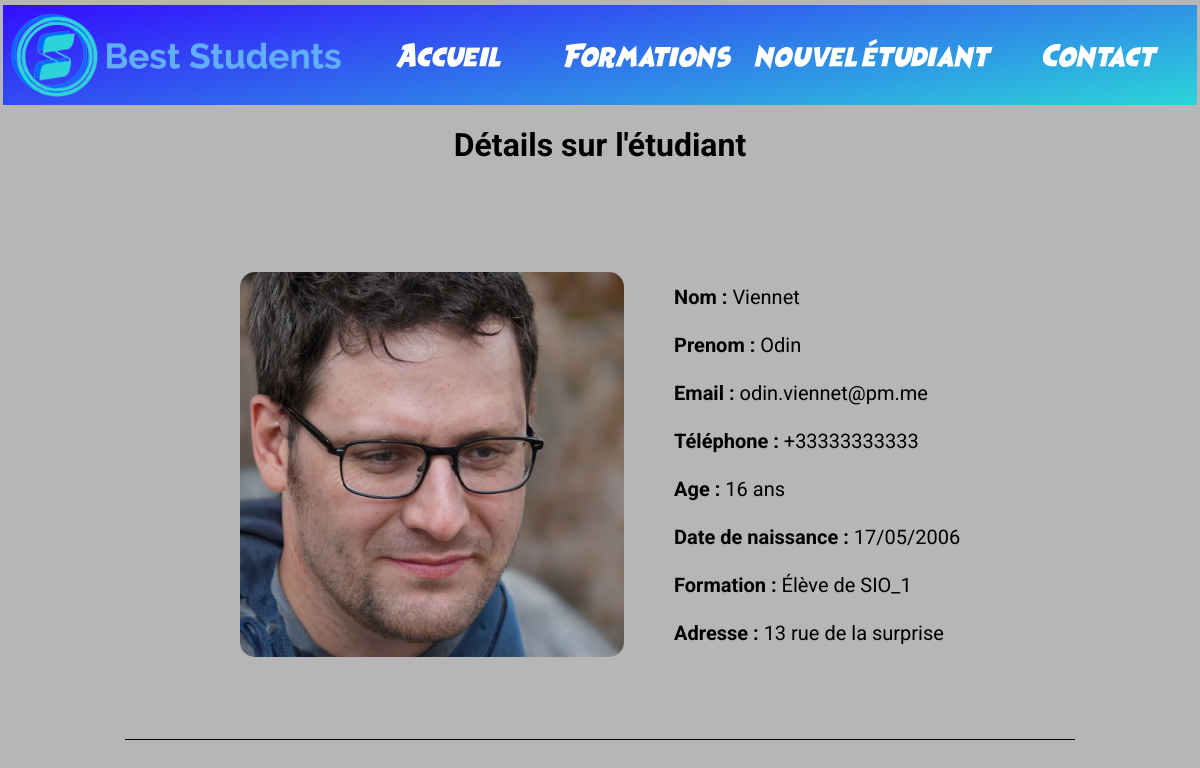
Page /etudiant.php?id=10 on the committed database.
### tables this page shows
CREATE TABLE `etudiant` (
  `id_etudiant` int(11) NOT NULL,
  `prenom_etudiant` varchar(60) NOT NULL,
  `nom_etudiant` varchar(60) NOT NULL,
  `email_etudiant` varchar(80) NOT NULL,
  `date_naissance_etudiant` date NOT NULL,
  `adresse_etudiant` varchar(50) NOT NULL,
  `tel_etudiant` varchar(12) NOT NULL,
  `photo_etudiant` varchar(30) NOT NULL,
  `id_promotion` int(11) DEFAULT NULL
);

CREATE TABLE `promotion` (
  `id_promotion` int(11) NOT NULL,
  `intitule_promotion` varchar(20) NOT NULL
);

### src/modele/etudiantDB.php (called while the page is built, shortened)
<?php
function selectStudentById(int $id):array {
    $connection = createConnection();
    $requeteSQL = "SELECT * FROM etudiant WHERE id_etudiant = :id;";
    $requete=$connection->prepare($requeteSQL);
    $requete->bindValue(":id", $id);
    $requete->execute();
    return $requete->fetch(PDO::FETCH_ASSOC);
}
function selectPromotionById(int $id) :array | null {
    $connection = createConnection();
    $requeteSQL = "SELECT intitule_promotion FROM promotion WHERE id_promotion = :id;";
    $requete=$connection->prepare($requeteSQL);
    $requete->bindValue(":id", $id);
    $requete->execute();
    return $requete->fetch(PDO::FETCH_ASSOC);
}

### src/utils/dates.php (called while the page is built)
<?php
include_once 'src\modele\etudiantDB.php';
function calculeAgeEtudiant(string $dateNaissance) : array
{
    $age = date_diff(date_create($dateNaissance),date_create(date("Y-m-d")))->format('%y');
    $couleur = $age<18?"#ff0000":"#379A28FF";
    return ["age"=>$age,"couleur"=>$couleur];
}
function formateDate($dateNaissance) : string
{return date_create($dateNaissance)->format("d/m/Y");}

### etudiant.php (the view, shortened to what this page needs)
<?php
include_once 'src\modele\etudiantDB.php';
include_once 'src\utils\dates.php';
$id = $_GET["id"];
try {
    $student = selectStudentById($id);
} catch (TypeError) {
    header("location: ../index.php");
}
$id_promotion = $student["id_promotion"];
$promotion = isset($id_promotion)?"Élève de ".selectPromotionById($id_promotion)["intitule_promotion"]:"Non renseignée";
?>
<!doctype html>
<html lang=fr>
<head>
    <link rel="stylesheet" href="styles.css">
    <link rel="stylesheet" href="etudiant.css">
    <link rel="stylesheet" href="main.css">
</head>
<body>
<screen>
    <?php include_once "header.php"?>
    <h1>Détails sur l'étudiant</h1>
    <cadre>
        <img id="photo" src="db_images/<?= $student["photo_etudiant"]?>" alt="image représentant l'étudiant">
        <p>
            <span class="gras">Nom :</span> <?= $student["nom_etudiant"]?> <br><br>
            <span class="gras">Prenom :</span> <?= $student["prenom_etudiant"]?> <br><br>
            <span class="gras">Email :</span> <?= $student["email_etudiant"]?> <br><br>
            <span class="gras">Téléphone :</span> <?= $student["tel_etudiant"]?> <br><br>
            <span class="gras">Age :</span> <?= calculeAgeEtudiant($student["date_naissance_etudiant"])["age"]?> ans <br><br>
            <span class="gras">Date de naissance :</span> <?= formateDate($student["date_naissance_etudiant"])?><br><br>
            <span class="gras">Formation :</span> <?=$promotion?><br><br>
            <span class="gras">Adresse :</span> <?= $student["adresse_etudiant"]?>
        </p>
    </cadre>
</screen>
</body>
</html>

### styles.css (style rules this page uses)
h1 { display: inline; align-self: center; justify-self: center; font-size: 2em; }

### etudiant.css (style rules this page uses)
* { margin: 0; padding: 0; box-sizing: border-box; }
cadre { display: flex; margin: 0 auto; width: 950px; align-content: flex-start; height: 550px; align-items: center; justify-content: center; border-bottom: solid 1px black }
#photo { max-width: 100%; height: 70%; border-radius: 15px; }
p { padding-left: 50px; font-size: 20px; }
.gras { font-weight: bold; }

### main.css (style rules this page uses)
* { margin: 0; padding: 0; box-sizing: border-box; font-family: 'Roboto', sans-serif; text-decoration: none; }
html { background-color: #b6b6b6; }
screen { display: grid; height: 100vh; width: 100vw; grid-template-rows: 100px 70px 1fr 100px; row-gap: 10px; }

### rows in the picture
etudiant: photo_etudiant (picture), nom_etudiant "Viennet", prenom_etudiant "Odin", email_etudiant "odin.viennet@pm.me", tel_etudiant "+33333333333", date_naissance_etudiant "16", date_naissance_etudiant "17/05/2006", id_promotion.intitule_promotion "Élève de SIO_1", adresse_etudiant "13 rue de la surprise"

### other values in the picture
$label "Accueil"
$label "Formations"
$label "nouvel étudiant"
$label "Contact"
